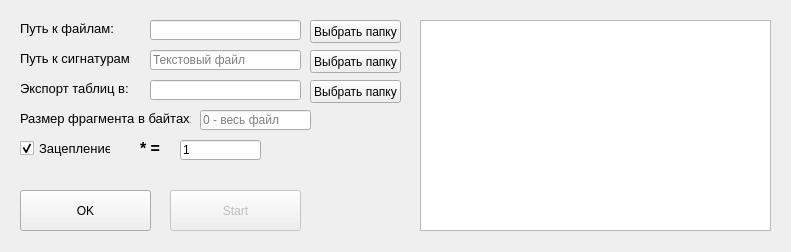
<?xml version="1.0" encoding="UTF-8"?>
<ui version="4.0">
 <class>MainWindow</class>
 <widget class="QMainWindow" name="MainWindow">
  <property name="enabled">
   <bool>true</bool>
  </property>
  <property name="geometry">
   <rect>
    <x>0</x>
    <y>0</y>
    <width>791</width>
    <height>252</height>
   </rect>
  </property>
  <property name="minimumSize">
   <size>
    <width>791</width>
    <height>252</height>
   </size>
  </property>
  <property name="maximumSize">
   <size>
    <width>791</width>
    <height>252</height>
   </size>
  </property>
  <property name="windowTitle">
   <string>Signature checker</string>
  </property>
  <widget class="QWidget" name="centralwidget">
   <widget class="QLabel" name="label">
    <property name="geometry">
     <rect>
      <x>140</x>
      <y>140</y>
      <width>31</width>
      <height>16</height>
     </rect>
    </property>
    <property name="font">
     <font>
      <pointsize>12</pointsize>
      <weight>75</weight>
      <bold>true</bold>
     </font>
    </property>
    <property name="text">
     <string>* =</string>
    </property>
   </widget>
   <widget class="QCheckBox" name="CouplingCheck">
    <property name="geometry">
     <rect>
      <x>20</x>
      <y>140</y>
      <width>91</width>
      <height>17</height>
     </rect>
    </property>
    <property name="font">
     <font>
      <pointsize>10</pointsize>
     </font>
    </property>
    <property name="text">
     <string>Зацепление</string>
    </property>
    <property name="checked">
     <bool>true</bool>
    </property>
   </widget>
   <widget class="QLineEdit" name="FilesPath">
    <property name="geometry">
     <rect>
      <x>150</x>
      <y>20</y>
      <width>151</width>
      <height>20</height>
     </rect>
    </property>
    <property name="font">
     <font>
      <pointsize>9</pointsize>
     </font>
    </property>
    <property name="placeholderText">
     <string/>
    </property>
   </widget>
   <widget class="QLabel" name="label_2">
    <property name="geometry">
     <rect>
      <x>20</x>
      <y>20</y>
      <width>101</width>
      <height>16</height>
     </rect>
    </property>
    <property name="font">
     <font>
      <pointsize>10</pointsize>
     </font>
    </property>
    <property name="text">
     <string>Путь к файлам:</string>
    </property>
   </widget>
   <widget class="QLabel" name="label_3">
    <property name="geometry">
     <rect>
      <x>20</x>
      <y>50</y>
      <width>111</width>
      <height>16</height>
     </rect>
    </property>
    <property name="font">
     <font>
      <pointsize>10</pointsize>
     </font>
    </property>
    <property name="text">
     <string>Путь к сигнатурам:</string>
    </property>
   </widget>
   <widget class="QLineEdit" name="SigPath">
    <property name="geometry">
     <rect>
      <x>150</x>
      <y>50</y>
      <width>151</width>
      <height>20</height>
     </rect>
    </property>
    <property name="placeholderText">
     <string>Текстовый файл</string>
    </property>
   </widget>
   <widget class="QLabel" name="label_4">
    <property name="geometry">
     <rect>
      <x>20</x>
      <y>110</y>
      <width>171</width>
      <height>16</height>
     </rect>
    </property>
    <property name="font">
     <font>
      <pointsize>10</pointsize>
     </font>
    </property>
    <property name="text">
     <string>Размер фрагмента в байтах:</string>
    </property>
   </widget>
   <widget class="QLineEdit" name="FragSize">
    <property name="geometry">
     <rect>
      <x>200</x>
      <y>110</y>
      <width>111</width>
      <height>20</height>
     </rect>
    </property>
    <property name="font">
     <font>
      <pointsize>9</pointsize>
     </font>
    </property>
    <property name="inputMask">
     <string/>
    </property>
    <property name="text">
     <string/>
    </property>
    <property name="placeholderText">
     <string>0 - весь файл</string>
    </property>
    <property name="clearButtonEnabled">
     <bool>false</bool>
    </property>
   </widget>
   <widget class="QLabel" name="label_5">
    <property name="geometry">
     <rect>
      <x>20</x>
      <y>80</y>
      <width>131</width>
      <height>16</height>
     </rect>
    </property>
    <property name="font">
     <font>
      <pointsize>10</pointsize>
     </font>
    </property>
    <property name="text">
     <string>Экспорт таблиц в:</string>
    </property>
   </widget>
   <widget class="QLineEdit" name="TablesPath">
    <property name="geometry">
     <rect>
      <x>150</x>
      <y>80</y>
      <width>151</width>
      <height>20</height>
     </rect>
    </property>
    <property name="font">
     <font>
      <pointsize>9</pointsize>
     </font>
    </property>
    <property name="text">
     <string/>
    </property>
    <property name="placeholderText">
     <string/>
    </property>
    <property name="clearButtonEnabled">
     <bool>false</bool>
    </property>
   </widget>
   <widget class="QLineEdit" name="StarValue">
    <property name="geometry">
     <rect>
      <x>180</x>
      <y>140</y>
      <width>81</width>
      <height>20</height>
     </rect>
    </property>
    <property name="text">
     <string>1</string>
    </property>
    <property name="placeholderText">
     <string/>
    </property>
   </widget>
   <widget class="QPushButton" name="StartButton">
    <property name="enabled">
     <bool>false</bool>
    </property>
    <property name="geometry">
     <rect>
      <x>170</x>
      <y>190</y>
      <width>131</width>
      <height>41</height>
     </rect>
    </property>
    <property name="text">
     <string>Start</string>
    </property>
   </widget>
   <widget class="QPushButton" name="fileButton">
    <property name="geometry">
     <rect>
      <x>310</x>
      <y>20</y>
      <width>91</width>
      <height>23</height>
     </rect>
    </property>
    <property name="text">
     <string>Выбрать папку</string>
    </property>
   </widget>
   <widget class="QPushButton" name="signatureButton">
    <property name="geometry">
     <rect>
      <x>310</x>
      <y>50</y>
      <width>91</width>
      <height>23</height>
     </rect>
    </property>
    <property name="text">
     <string>Выбрать папку</string>
    </property>
   </widget>
   <widget class="QPushButton" name="outputButton">
    <property name="geometry">
     <rect>
      <x>310</x>
      <y>80</y>
      <width>91</width>
      <height>23</height>
     </rect>
    </property>
    <property name="text">
     <string>Выбрать папку</string>
    </property>
   </widget>
   <widget class="QTextBrowser" name="textBrowser">
    <property name="geometry">
     <rect>
      <x>420</x>
      <y>20</y>
      <width>351</width>
      <height>211</height>
     </rect>
    </property>
   </widget>
   <widget class="QPushButton" name="okButton">
    <property name="geometry">
     <rect>
      <x>20</x>
      <y>190</y>
      <width>131</width>
      <height>41</height>
     </rect>
    </property>
    <property name="text">
     <string>OK</string>
    </property>
   </widget>
  </widget>
 </widget>
 <resources/>
 <connections/>
</ui>
